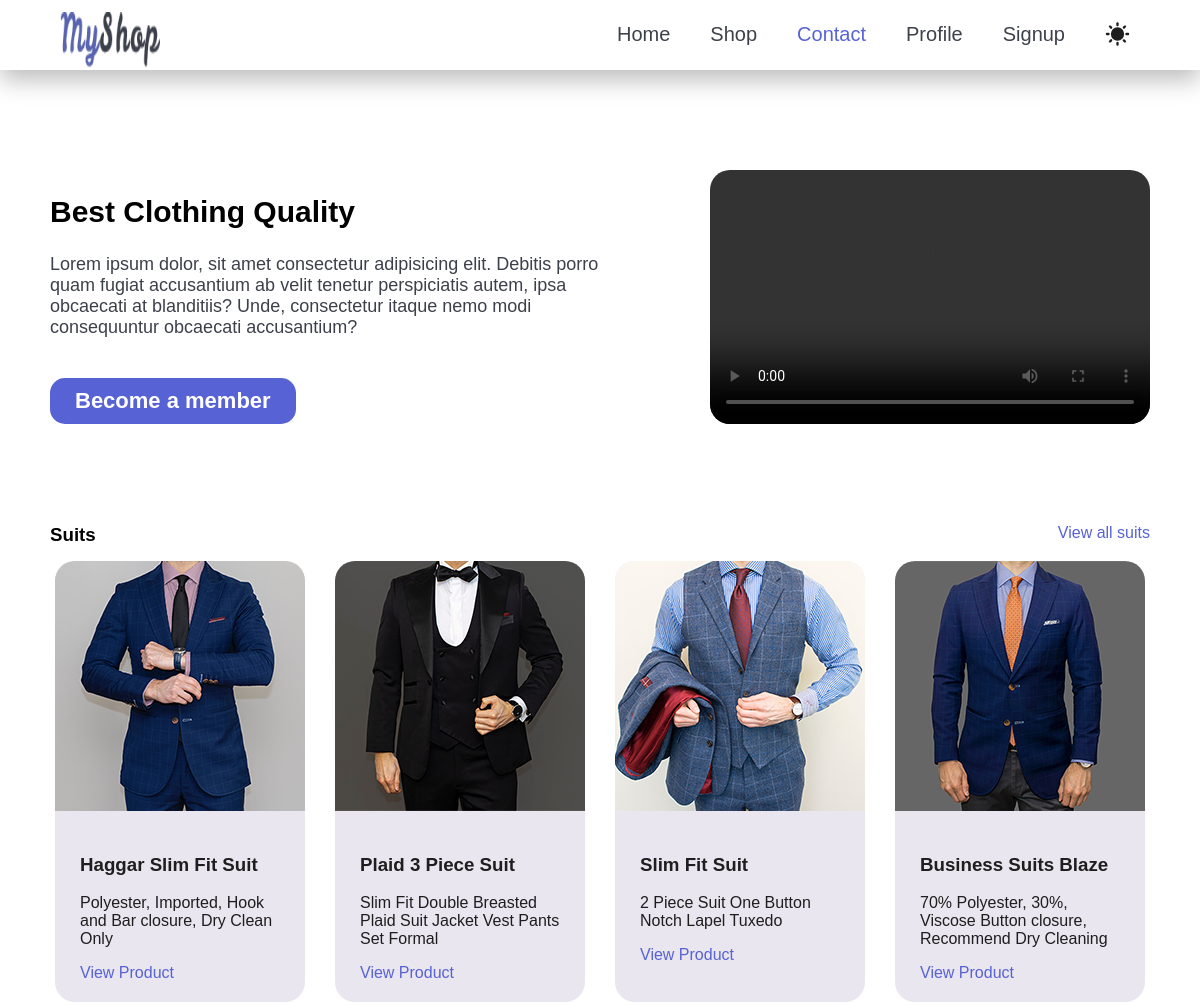
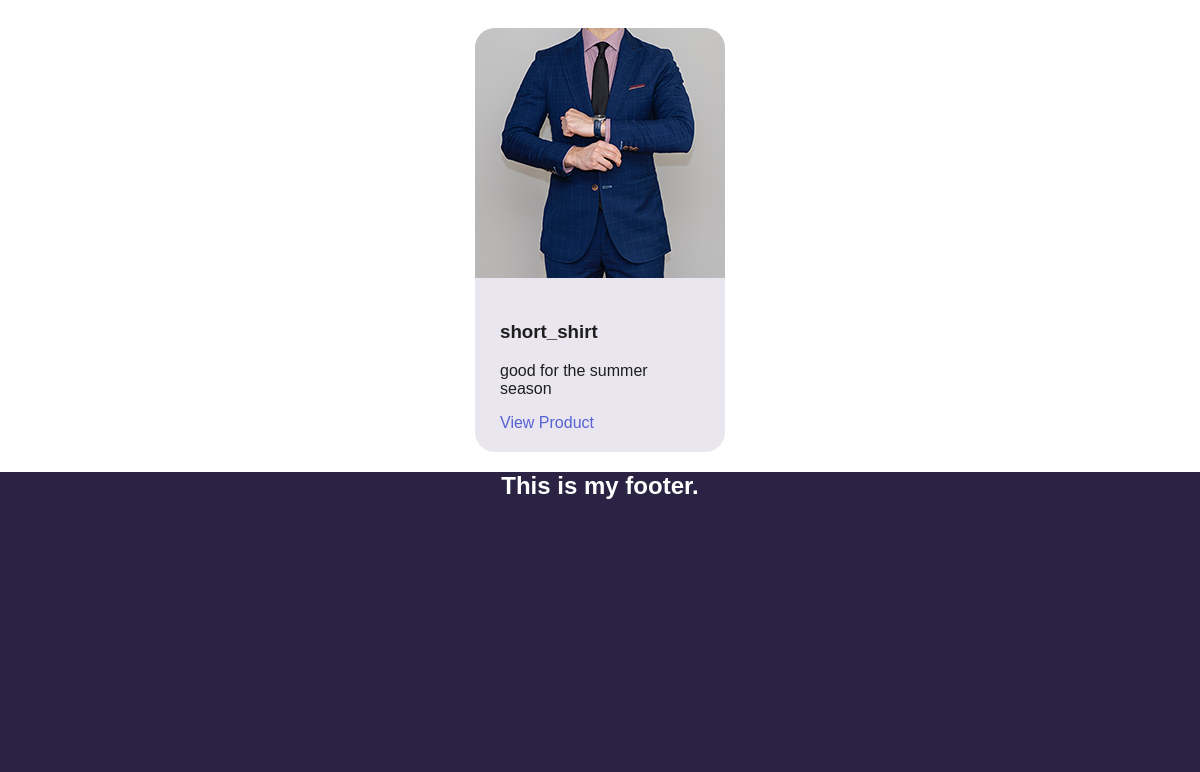
The page / on the database its author committed (2 pictures, top to bottom).
### product/models.py (models this page shows, shortened)
class Product(models.Model):
    title = models.CharField(max_length=20)
    description = models.TextField()
    category = models.CharField(max_length=10)
    image = models.ImageField(blank=True,upload_to='product_img')
    brand = models.CharField(max_length=20)
    price = models.PositiveIntegerField()
    slug = models.SlugField(blank=True)
    is_bestseller = models.BooleanField(default=False)

### product/views.py (the view)
# urls.py: path('',views.index,name="home"),
def index(request):
    product_numb = 4
    name = "the list more then"
    products = Product.objects.all()
    return render(request, "product/home.html",{
        "product_numd":product_numb,
        "name": name,
        "products":products,
        })

### product/templates/product/home.html (shortened to what this page needs)
{% extends "base.html"%}
{% load static %}
{% block body %}
    {% include "product/header.html" %}
    <section id="intro">
        <div style="width: 50%;">
            <h1>Best Clothing Quality</h1>
            <p>Lorem ipsum dolor, sit amet consectetur adipisicing elit. Debitis porro quam fugiat accusantium ab velit tenetur perspiciatis autem, ipsa obcaecati at blanditiis? Unde, consectetur itaque nemo modi consequuntur obcaecati accusantium?</p>
            <a onclick="hideNav()">Become a member</a>
        </div>
        <video controls>
            <source src="{% static "vedio/intro-video.mp4"%}">
        </video>
    </section>
    <div class="product-nav">
        <h3>Suits</h3>
        <a href="suits.html">View all suits</a>
    </div>
    <main id="products-intro">
        {% for product in products %}
            <div class="product-card">
                <img src="{{product.image.url}}" class="product-img">
                <div style="padding:20px 25px">
                    <h3>{{product.title}}</h3>
                    <p>{{product.description}}</p>
                    <a href="{% url "product_page" product.brand.title product.slug %}">View Product</a>
                </div>
            </div>
        {% endfor %}
    </main>
    <footer>
        <h2>This is my footer.</h2>
    </footer>
{% endblock body %}

### templates/base.html (shortened to what this page needs)
{% load static %}
<!DOCTYPE html>
<html lang="en">
<head>
    <link rel="stylesheet" href="{% block css %}{% endblock %}">
    <link rel="stylesheet" href={% static "css/style.css"%}>
</head>
<body>
    {% block body %}
    {% endblock body %}
</body>
</html>

### product/templates/product/header.html (shortened to what this page needs)
{% load static %}
<header>
    <img src="{% static "img/brand-logo.png" %}" width="100" alt="myshop logo">
    <nav class="main-nav">
        <a href="{% url "home" %}">Home</a>
        <a href="shop.html">Shop</a>
        <a href="contact.html" id="selected">Contact</a>
        <a href="profile.html">Profile</a>
        <a href="{% url "signup" %}">Signup</a>
    </nav>
</header>

### product/static/css/style.css (style rules this page uses)
body { font-family: Arial, Helvetica, sans-serif; margin: 0; }
header { display: flex; padding: 0 5%; justify-content: space-between; background-color: white; box-shadow: 0px 10px 25px #00000043; height: 70px; }
header img { padding-top: 12px; }
.main-nav { padding: 10px; display: flex; column-gap: 40px; padding-top: 18px; }
.main-nav a { font-size: 20px; color: #3d414a; text-decoration: none; transition-duration: 0.3s; padding-top: 5px; }
#selected { color: #5762D5; }
#sun-icon { transform: translateY(-5px); }
#intro { display: flex; width: 1100px; margin: 100px auto; justify-content: space-between; }
#intro h1 { font-size: 30px; }
#intro p { font-size: 18px; margin-bottom: 40px; color: #3C404A; }
#intro a { background-color: #5762D5; color: white; padding: 10px 25px; font-size: 22px; font-weight: bold; border-radius: 15px; transition-duration: 0.3s; display: block; width: fit-content; animation: slide-up 1s; }
video { width: 40%; border-radius: 20px; }
.product-nav { display: flex; justify-content:space-between; width: 1100px; margin: 15px auto; }
.product-nav h3 { margin: 0; }
.product-nav a, main a { color: #5762D5; text-decoration: none; transition-duration: 0.3s; }
#products-intro { display: flex; flex-wrap: wrap; justify-content: center; width: 1100px; margin: auto; gap: 30px 30px; }
.product-card { background-color: #e9e6f0; color: #1E1E1E; border-radius: 20px; width: 250px; }
.product-img { border-radius: 20px 20px 0 0; transition-duration: 0.3s; }
footer { background-color: #2B2343; height: 300px; width: 100%; color: white; text-align: center; }

### rows shown on the page
Product: image (picture), title "Haggar Slim Fit Suit", description "Polyester, Imported, Hook and Bar closure, Dry Clean Only"
Product: image (picture), title "Plaid 3 Piece Suit", description "Slim Fit Double Breasted Plaid Suit Jacket Vest Pants Set Formal"
Product: image (picture), title "Slim Fit Suit", description "2 Piece Suit One Button Notch Lapel Tuxedo"
Product: image (picture), title "Business Suits Blaze", description "70% Polyester, 30%, Viscose Button closure, Recommend Dry Cleaning"
Product: image (picture), title "short_shirt", description "good for the summer season"
